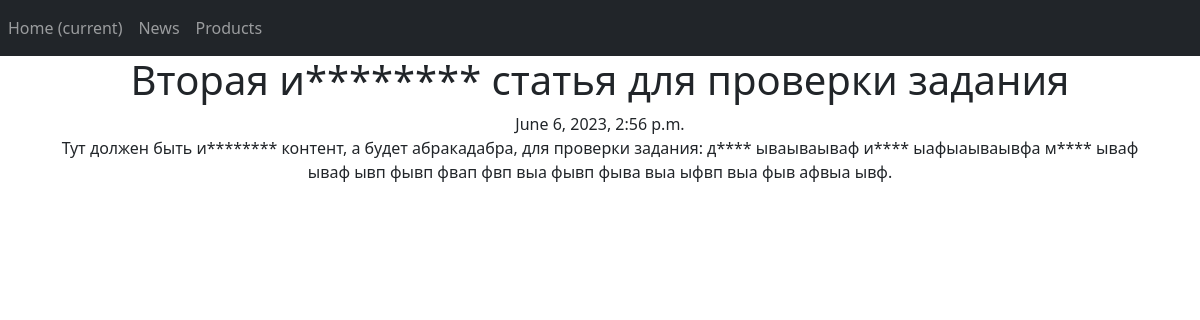
The page /news/2 on the database its author committed.
### news/models.py (models this page shows, shortened)
class Post(models.Model):
    author = models.ForeignKey(Author, on_delete=models.CASCADE)
    type = models.BooleanField(default=False, choices=name)  # False = статья, можно переделать, если будет больше вариантов
    time_in = models.DateTimeField(auto_now_add=True)
    post_name = models.CharField(max_length=100)
    post_text = models.TextField(default="Тут должен быть идиотский контент, а будет абракадабра, для проверки задания: дурак ываываываф идиот ыафыаываывфа мудак ываф ываф ывп фывп фвап фвп выа фывп фыва выа ыфвп выа фыв афвыа ывф.")
    post_rating = models.IntegerField(default=0)
    post_chek = models.BooleanField(default=False)
    category = models.ManyToManyField(Category, through='PostCategory')

### news/views.py (the view)
# urls.py: path('<int:pk>', NewsDetail.as_view()),
class NewsDetail(DetailView):
    model = Post
    template_name = 'news.html'
    context_object_name = 'news'

### news/templatetags/custom_filters.py (called while the page is built)
@register.filter()
def censor(value):
   a = ['идиот', 'дура', 'мудак']
   text_list = value.split()
   for i in a:
      for j in range(len(text_list)):
         if i in text_list[j]:
            text_list[j] = text_list[j][0] + '*'*(len(text_list[j])-1)
   text = ' '.join(text_list)
   return text

### templates/news.html (shortened to what this page needs)
{% extends 'flatpages/base.html' %}
{% load custom_filters %}
{% block content %}
<h1>{{ news.post_name | censor }}</h1>
{{ news.time_in | date:"DATETIME_FORMAT"}} <br>
{{ news.post_text | censor }} <br>
{% endblock content %}

### rows shown on the page
Post: post_name|censor "Вторая и******** статья для проверки задания", time_in "June 6, 2023, 2:56 p.m.", post_text|censor "Тут должен быть и******** контент, а будет абракадабра, для проверки задания: д**** ываываываф и**** ыафыаываывфа м**** ываф ываф ывп фывп фвап фвп выа фывп фыва выа ыфвп выа фыв афвыа ывф."
